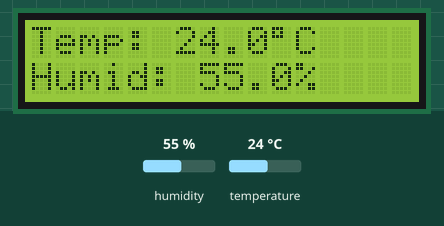
A sketch run on a simulated Arduino Mega 2560, built with avr-gcc and run on an emulated ATmega2560. Shown: 16×2 character LCD. Inputs (shaded band) come from the test bench; at power-on: humidity 55 %, temperature 24 °C.

Above: at 3.7 s.
3.8 s: humidity set to 22 %
At 5.4 s:
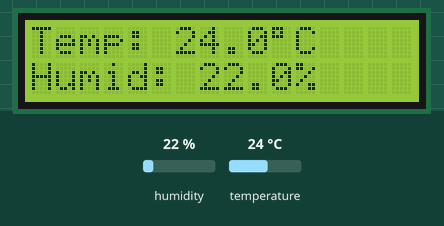
6.5 s: temperature set to 12 °C
At 8.0 s:
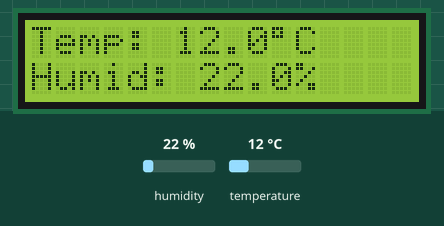
9.2 s: humidity set to 40 %
At 11.9 s:
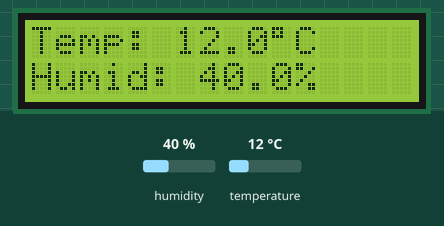
12.2 s: temperature set to 19 °C
At 13.2 s:
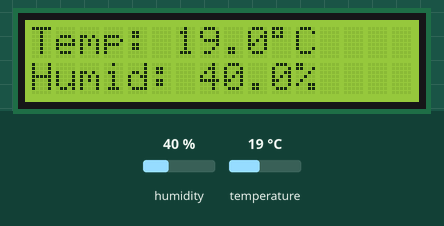
Timing chart, 0 to 15.2 s (numbered marks = the images above; inputs shaded):
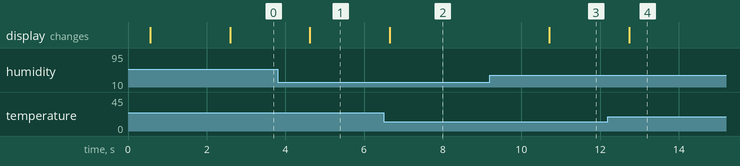

The sketch:

weather_station.ino
```cpp
#include <DHT.h>
#include <LiquidCrystal.h>

#define DHTPIN 8
#define DHTTYPE DHT11

DHT dht(DHTPIN, DHTTYPE);
LiquidCrystal lcd(22, 23, 24, 25, 26, 27);

void setup() {
  delay(500);
  dht.begin();
  lcd.begin(16, 2);
  lcd.clear();
  lcd.setCursor(0, 0);
  lcd.print("Weather Station");
  delay(2000);
  lcd.clear();
}

void loop() {
  float humidity    = dht.readHumidity();
  float temperature = dht.readTemperature();

  if (isnan(humidity) || isnan(temperature)) {
    lcd.setCursor(0, 0);
    lcd.print("Sensor error!   ");
    delay(2000);
    return;
  }

  lcd.setCursor(0, 0);
  lcd.print("Temp: ");
  lcd.print(temperature, 1);
  lcd.print((char)223);
  lcd.print("C   ");

  lcd.setCursor(0, 1);
  lcd.print("Humid: ");
  lcd.print(humidity, 1);
  lcd.print("%   ");

  delay(2000);
}
```

Measured:
- after the input at 3.8 s, the display: changes after 0.83 s (image 1)
- after the input at 6.5 s, the display: changes after 0.15 s (image 2)
- after the input at 9.2 s, the display: changes after 1.5 s (image 3)
- after the input at 12.2 s, the display: changes after 0.54 s (image 4)
